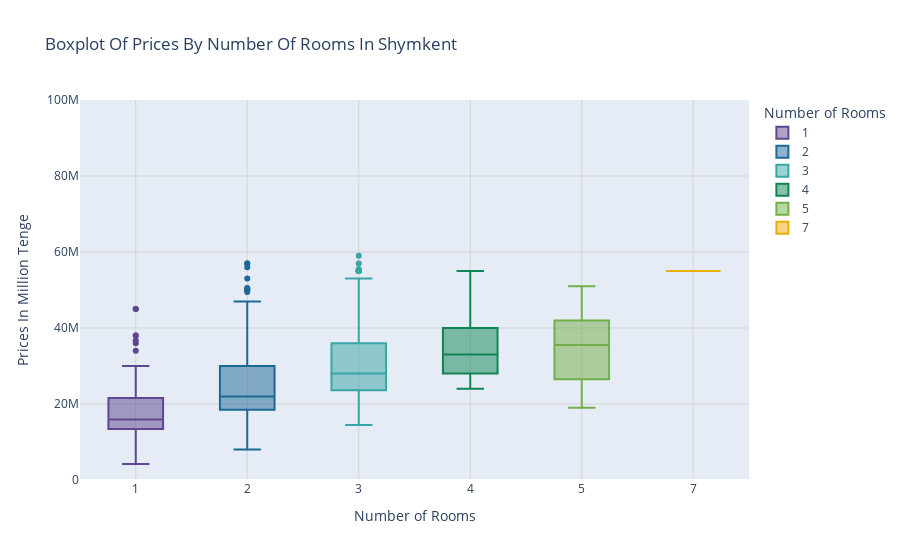

The notebook cell saved with this chart:
### Code cell
max_price = df_final_filtered['Цена в тг'].max()

fig = px.box(
    df_final_filtered[df_final_filtered['Город'] == 'Шымкент'],
    x='Комната',  
    y='Цена в тг',  
    color='Комната',  
    title='Boxplot Of Prices By Number Of Rooms In Shymkent',
    labels={'Комната': 'Number of Rooms', 'Цена в тг': 'Prices In Million Tenge'},
    hover_data=['Цена в тг'],
    category_orders={'Комната': sorted(df_final_filtered['Комната'].unique())},
    color_discrete_sequence = custom_palette
)

fig.update_layout(
    xaxis=dict(
        type='category', 
        showgrid=True,
        gridcolor='lightgrey'
    ),
    yaxis=dict(
        showgrid=True,
        gridcolor='lightgrey',
        range=[0, max_price]  
    )
)

fig.show()

### Figure 1 — Plotly figure (JSON) as saved in the notebook; plotly's stock layout.template omitted (floating-point values rounded to 4 significant figures; data arrays with more than 128 entries replaced by an {"elided": "..."} marker saying what was removed)
{"data": [{"alignmentgroup": "True", "hovertemplate": "Number of Rooms=%{x}<br>Prices In Million Tenge=%{y}<extra></extra>", "legendgroup": "1", "marker": {"color": "rgb(95, 70, 144)"}, "name": "1", "notched": false, "offsetgroup": "1", "orientation": "v", "showlegend": true, "type": "box", "x": {"elided": "241 int values"}, "x0": " ", "xaxis": "x", "y": {"elided": "241 int values"}, "y0": " ", "yaxis": "y"}, {"alignmentgroup": "True", "hovertemplate": "Number of Rooms=%{x}<br>Prices In Million Tenge=%{y}<extra></extra>", "legendgroup": "2", "marker": {"color": "rgb(29, 105, 150)"}, "name": "2", "notched": false, "offsetgroup": "2", "orientation": "v", "showlegend": true, "type": "box", "x": {"elided": "443 int values"}, "x0": " ", "xaxis": "x", "y": {"elided": "443 int values"}, "y0": " ", "yaxis": "y"}, {"alignmentgroup": "True", "hovertemplate": "Number of Rooms=%{x}<br>Prices In Million Tenge=%{y}<extra></extra>", "legendgroup": "3", "marker": {"color": "rgb(56, 166, 165)"}, "name": "3", "notched": false, "offsetgroup": "3", "orientation": "v", "showlegend": true, "type": "box", "x": {"elided": "395 int values"}, "x0": " ", "xaxis": "x", "y": {"elided": "395 int values"}, "y0": " ", "yaxis": "y"}, {"alignmentgroup": "True", "hovertemplate": "Number of Rooms=%{x}<br>Prices In Million Tenge=%{y}<extra></extra>", "legendgroup": "4", "marker": {"color": "rgb(15, 133, 84)"}, "name": "4", "notched": false, "offsetgroup": "4", "orientation": "v", "showlegend": true, "type": "box", "x": [4, 4, 4, 4, 4, 4, 4, 4, 4, 4, 4, 4, 4, 4, 4, 4, 4, 4, 4, 4, 4, 4, 4, 4, 4, 4, 4, 4, 4, 4, 4, 4, 4, 4, 4, 4, 4, 4, 4, 4, 4, 4, 4, 4, 4, 4, 4, 4, 4, 4, 4, 4, 4, 4, 4, 4, 4, 4, 4, 4, 4, 4, 4, 4, 4, 4, 4, 4, 4, 4, 4, 4, 4, 4, 4, 4, 4, 4, 4, 4, 4, 4, 4, 4, 4, 4, 4, 4, 4, 4, 4, 4, 4], "x0": " ", "xaxis": "x", "y": [40000000, 30000000, 35000000, 39500000, 28000000, 24000000, 48000000, 32000000, 33000000, 30500000, 26000000, 26000000, 33000000, 33000000, 26000000, 48000000, 34000000, 41000000, 41000000, 33000000, 28000000, 30000000, 55000000, 35000000, 28000000, 35000000, 28000000, 55000000, 55000000, 35000000, 28000000, 28000000, 45000000, 29000000, 29000000, 38000000, 38000000, 30000000, 26000000, 38000000, 48000000, 35890000, 52000000, 30000000, 33000000, 26000000, 41000000, 43000000, 27000000, 40000000, 33000000, 27000000, 35000000, 50000000, 40000000, 30000000, 29000000, 27000000, 40000000, 35700000, 38000000, 37000000, 55000000, 32000000, 25000000, 37500000, 35500000, 39500000, 35000000, 28000000, 33000000, 35000000, 33000000, 24000000, 41000000, 28000000, 26000000, 30700005, 28000000, 28000000, 26000000, 37000000, 45000000, 46000000, 42000000, 40000000, 48000000, 38000000, 27000000, 28500000, 27000000, 38000000, 27500000], "y0": " ", "yaxis": "y"}, {"alignmentgroup": "True", "hovertemplate": "Number of Rooms=%{x}<br>Prices In Million Tenge=%{y}<extra></extra>", "legendgroup": "5", "marker": {"color": "rgb(115, 175, 72)"}, "name": "5", "notched": false, "offsetgroup": "5", "orientation": "v", "showlegend": true, "type": "box", "x": [5, 5, 5, 5, 5, 5, 5, 5, 5, 5, 5, 5, 5, 5, 5, 5, 5, 5], "x0": " ", "xaxis": "x", "y": [49500000, 42000000, 47000000, 19000000, 26500000, 19000000, 26500000, 19000000, 26500000, 51000000, 40000000, 36000000, 30000000, 44000000, 35000000, 19000000, 39000000, 42000000], "y0": " ", "yaxis": "y"}, {"alignmentgroup": "True", "hovertemplate": "Number of Rooms=%{x}<br>Prices In Million Tenge=%{y}<extra></extra>", "legendgroup": "7", "marker": {"color": "rgb(237, 173, 8)"}, "name": "7", "notched": false, "offsetgroup": "7", "orientation": "v", "showlegend": true, "type": "box", "x": [7], "x0": " ", "xaxis": "x", "y": [55000000], "y0": " ", "yaxis": "y"}], "layout": {"boxmode": "overlay", "legend": {"title": {"text": "Number of Rooms"}, "tracegroupgap": 0}, "title": {"text": "Boxplot Of Prices By Number Of Rooms In Shymkent"}, "xaxis": {"anchor": "y", "categoryarray": [1, 2, 3, 4, 5, 7], "categoryorder": "array", "domain": [0, 1], "gridcolor": "lightgrey", "showgrid": true, "title": {"text": "Number of Rooms"}, "type": "category"}, "yaxis": {"anchor": "x", "domain": [0, 1], "gridcolor": "lightgrey", "range": [0, 100000000], "showgrid": true, "title": {"text": "Prices In Million Tenge"}}}}
